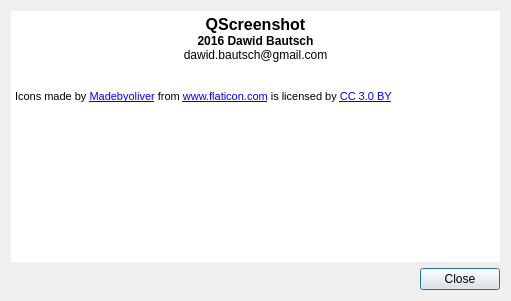
<?xml version="1.0" encoding="UTF-8"?>
<ui version="4.0">
 <class>AboutDialog</class>
 <widget class="QDialog" name="AboutDialog">
  <property name="geometry">
   <rect>
    <x>0</x>
    <y>0</y>
    <width>511</width>
    <height>301</height>
   </rect>
  </property>
  <property name="windowTitle">
   <string>Dialog</string>
  </property>
  <layout class="QVBoxLayout" name="verticalLayout_2">
   <item>
    <layout class="QVBoxLayout" name="verticalLayout">
     <item>
      <widget class="QTextBrowser" name="textBrowser">
       <property name="enabled">
        <bool>true</bool>
       </property>
       <property name="frameShape">
        <enum>QFrame::NoFrame</enum>
       </property>
       <property name="frameShadow">
        <enum>QFrame::Plain</enum>
       </property>
       <property name="html">
        <string>&lt;!DOCTYPE HTML PUBLIC &quot;-//W3C//DTD HTML 4.0//EN&quot; &quot;http://www.w3.org/TR/REC-html40/strict.dtd&quot;&gt;
&lt;html&gt;&lt;head&gt;&lt;meta name=&quot;qrichtext&quot; content=&quot;1&quot; /&gt;&lt;style type=&quot;text/css&quot;&gt;
p, li { white-space: pre-wrap; }
&lt;/style&gt;&lt;/head&gt;&lt;body style=&quot; font-family:'MS Shell Dlg 2'; font-size:8.15094pt; font-weight:400; font-style:normal;&quot;&gt;
&lt;p align=&quot;center&quot; style=&quot; margin-top:0px; margin-bottom:0px; margin-left:0px; margin-right:0px; -qt-block-indent:0; text-indent:0px;&quot;&gt;&lt;span style=&quot; font-size:12pt; font-weight:600;&quot;&gt;QScreenshot&lt;/span&gt;&lt;/p&gt;
&lt;p align=&quot;center&quot; style=&quot; margin-top:0px; margin-bottom:0px; margin-left:0px; margin-right:0px; -qt-block-indent:0; text-indent:0px;&quot;&gt;&lt;span style=&quot; font-size:9pt; font-weight:600;&quot;&gt;2016 Dawid Bautsch&lt;/span&gt;&lt;/p&gt;
&lt;p align=&quot;center&quot; style=&quot; margin-top:0px; margin-bottom:0px; margin-left:0px; margin-right:0px; -qt-block-indent:0; text-indent:0px;&quot;&gt;&lt;span style=&quot; font-size:9pt;&quot;&gt;dawid.bautsch@gmail.com&lt;/span&gt;&lt;/p&gt;
&lt;p align=&quot;center&quot; style=&quot;-qt-paragraph-type:empty; margin-top:0px; margin-bottom:0px; margin-left:0px; margin-right:0px; -qt-block-indent:0; text-indent:0px; font-size:9pt;&quot;&gt;&lt;br /&gt;&lt;/p&gt;
&lt;p style=&quot;-qt-paragraph-type:empty; margin-top:0px; margin-bottom:0px; margin-left:0px; margin-right:0px; -qt-block-indent:0; text-indent:0px; font-size:9pt;&quot;&gt;&lt;br /&gt;&lt;/p&gt;
&lt;p style=&quot; margin-top:0px; margin-bottom:0px; margin-left:0px; margin-right:0px; -qt-block-indent:0; text-indent:0px;&quot;&gt;&lt;span style=&quot; font-size:8.15094pt;&quot;&gt;Icons made by &lt;/span&gt;&lt;a href=&quot;http://www.flaticon.com/authors/madebyoliver&quot;&gt;&lt;span style=&quot; font-size:8.15094pt; text-decoration: underline; color:#0000ff;&quot;&gt;Madebyoliver&lt;/span&gt;&lt;/a&gt;&lt;span style=&quot; font-size:8.15094pt;&quot;&gt; from &lt;/span&gt;&lt;a href=&quot;http://www.flaticon.com&quot;&gt;&lt;span style=&quot; font-size:8.15094pt; text-decoration: underline; color:#0000ff;&quot;&gt;www.flaticon.com&lt;/span&gt;&lt;/a&gt;&lt;span style=&quot; font-size:8.15094pt;&quot;&gt; is licensed by &lt;/span&gt;&lt;a href=&quot;http://creativecommons.org/licenses/by/3.0/&quot;&gt;&lt;span style=&quot; font-size:8.15094pt; text-decoration: underline; color:#0000ff;&quot;&gt;CC 3.0 BY&lt;/span&gt;&lt;/a&gt;&lt;/p&gt;&lt;/body&gt;&lt;/html&gt;</string>
       </property>
      </widget>
     </item>
    </layout>
   </item>
   <item>
    <layout class="QHBoxLayout" name="horizontalLayout">
     <item>
      <spacer name="horizontalSpacer">
       <property name="orientation">
        <enum>Qt::Horizontal</enum>
       </property>
       <property name="sizeHint" stdset="0">
        <size>
         <width>40</width>
         <height>20</height>
        </size>
       </property>
      </spacer>
     </item>
     <item>
      <widget class="QPushButton" name="pushButton">
       <property name="text">
        <string>Close</string>
       </property>
      </widget>
     </item>
    </layout>
   </item>
  </layout>
 </widget>
 <resources/>
 <connections/>
</ui>
